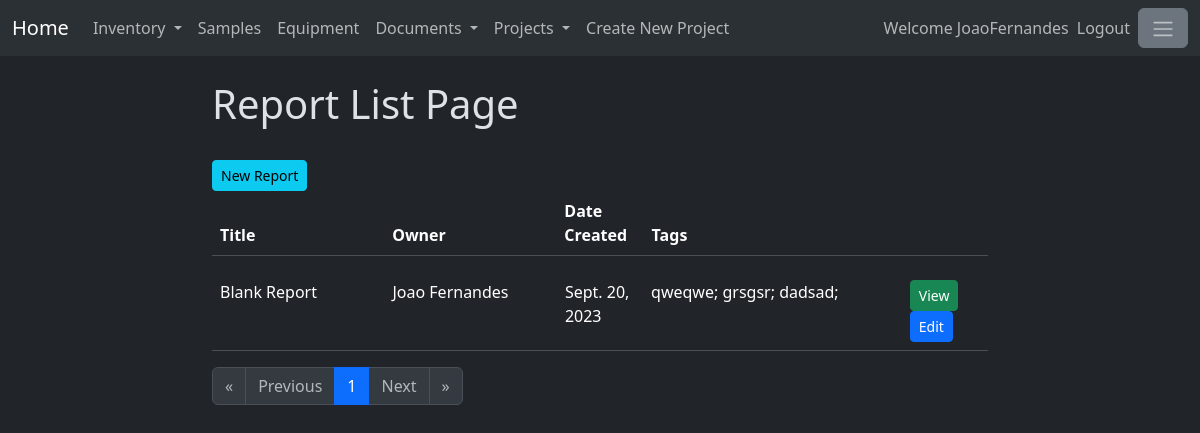
Before: /reports/parent (signed in) with the older database file.
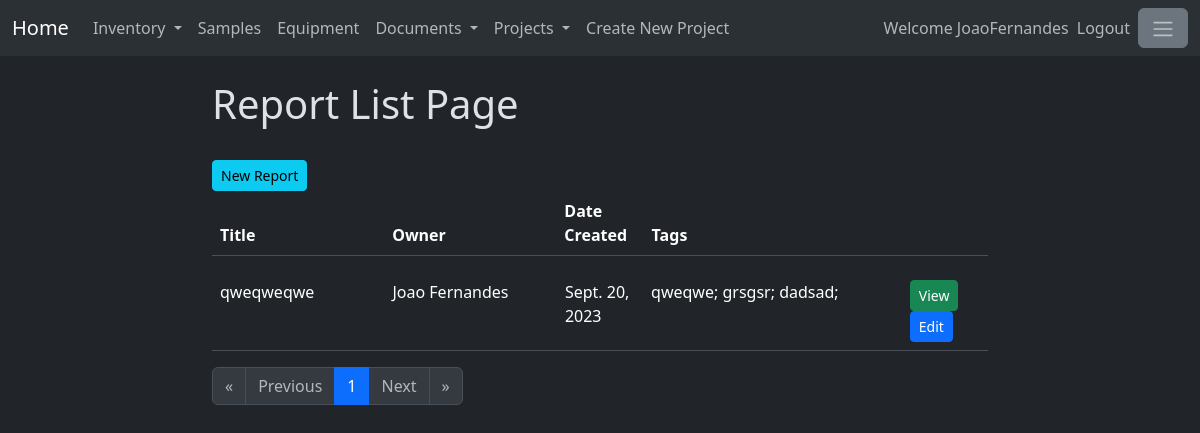
After: the same page with the newer database file.
### reports/models.py (models this page shows, shortened)
class Reports(models.Model):
    title = models.CharField(max_length=200)
    reportBody = RichTextField(blank=True,null=True)
    reportTags = models.ManyToManyField(Tags)
    isEnabled = models.BooleanField()
    owner = models.ForeignKey(User,on_delete=models.SET_NULL, null=True)
    ownerSignature = models.CharField(max_length=200)
    creationDate = models.DateField(auto_now_add=True)
    linkedReports = models.ManyToManyField('self')
    linkedSOPs=models.ManyToManyField(SOP, related_name="linkedSOPs")
    linkedReagents=models.ManyToManyField(Stock, related_name="linkedReagents")
    linkedSamples=models.ManyToManyField(Sample, related_name="linkedSamples")
    linkedEquipments=models.ManyToManyField(Equipment, related_name="linkedEquipments")
    linkedAttachment=models.ManyToManyField(ReportsAttachments, related_name="linkedAttachment")
    reportReviewers = models.ManyToManyField(ReportReviewers, related_name="reviewers")
    reviewed = models.BooleanField(default=False)
    project = models.ForeignKey(Projects, on_delete=models.SET_NULL, null=True)
    canEditUsers = models.ManyToManyField(User, related_name="canEditUsers")

### reports/views.py (the view)
# urls.py: path('<str:projectname>', views.ReportList.as_view(), name = 'reportList'),
@method_decorator(login_required, name='dispatch')
class ReportList(TemplateView):
    template_name = 'reportList.html'
    def get_context_data(self, *args, **kwargs):
        context = super().get_context_data(**kwargs)
        reportListObjects = Reports.objects.filter(isEnabled=True).filter(project=Projects.objects.get(name=context['projectname'])).order_by('-creationDate')
        paginator = Paginator(reportListObjects,20)
        page_number = self.request.GET.get("page")
        page_obj = paginator.get_page(page_number)
        projects=Projects.objects.filter(isEnabled=True)
        projectform = CreateNewProject()
        context= {
            'page_obj': page_obj,
            'projects': projects,
            'projectform':projectform,
            'selectedProject': context['projectname'],
        }
        return context

### reports/templates/reportList.html
{% extends 'baseReport.html' %}
{% block content %}
<h1>Report List Page</h1>
<br>
<a href="{% url 'createReport' selectedProject%}" class="btn btn-info btn-sm" aria-current="true">
    New Report
</a>
<br>
<table class="table" style="width: 100%;">
    <thead>
      <tr>
        <th width="20%" scope="col">Title</th>
        <th width="20%" scope="col">Owner</th>
        <th width="10%" scope="col">Date Created</th>
        <th width="30%" scope="col">Tags</th>
        <th width="10%" scope="col"> </th>
      </tr>
    </thead>
</table>
<div style="width:100%; overflow:auto; max-height:500px;">
    <table class="table">
        <tbody>
        {% for report in page_obj %}
            <tr>
                <td width="20%">
                    {{report.title}}
                </td>
                <td width="20%">
                    {{report.owner.first_name}} {{report.owner.last_name}}
                </td>
                <td width="10%">
                    {{report.creationDate}}
                </td>
                <td width="30%">
                    {% for tag in report.reportTags.all %}
                        {{tag.name}};
                    {%endfor%}
                </td>
                <td width="10%">
                    <a class="btn btn-success btn-sm" href="{% url 'specificReport' report.project.name report.id %}" role="button">
                        View
                    </a>
                    {% if user in report.canEditUsers.all or user == report.owner%}
                        <a class="btn btn-primary btn-sm" href="{% url 'editReport' report.project.name report.id %}" role="button">
                            Edit
                        </a>
                    {% endif %}
                </td>
            </tr>
        {% endfor %}
        </tbody>
    </table>
</div>
<nav aria-label="Page navigation">
    <ul class="pagination">
        {%if page_obj.has_previous%}
            <li class="page-item">
                <a class="page-link" href="?page=1" aria-label="First">
                <span aria-hidden="true">&laquo;</span>
                </a>
            </li>
            <li class="page-item">
                <a class="page-link" href="?page={{page_obj.previous_page_number}}" aria-label="Previous">
                <span aria-hidden="true">Previous</span>
                </a>
            </li>
        {% else %}
            <li class="page-item">
                <span class="page-link disabled" aria-hidden="true">&laquo;</span>
            </li>
            <li class="page-item">
                <span class="page-link disabled" aria-hidden="true">Previous</span>
            </li>
        {% endif%}
        {% for page in page_obj.paginator.page_range %}
            {% if page == page_obj.number %}
                <li class="page-item active"><a class="page-link" href="?page={{page}}">{{page}}</a></li>
            {% else %}
                <li class="page-item"><a class="page-link" href="?page={{page}}">{{page}}</a></li>
            {% endif %}
        {% endfor %}
        {%if page_obj.has_next%}
            <li class="page-item">
                <a class="page-link" href="?page={{page_obj.next_page_number}}" aria-label="Next">
                <span aria-hidden="true">Next</span>
                </a>
            </li>
            <li class="page-item">
                <a class="page-link" href="?page={{page_obj.paginator.num_pages}}" aria-label="Last">
                <span aria-hidden="true">&raquo;</span>
                </a>
            </li>
        {% else %}
            <li class="page-item">
                <span class="page-link disabled" aria-hidden="true">Next</span>
            </li>
            <li class="page-item">
                <span class="page-link disabled" aria-hidden="true">&raquo;</span>
            </li>
        {% endif%}
    </ul>
</nav>
{% endblock %}

Changed rows visible on the page:
changed Reports "Joao": title "Blank Report" → "qweqweqwe"
